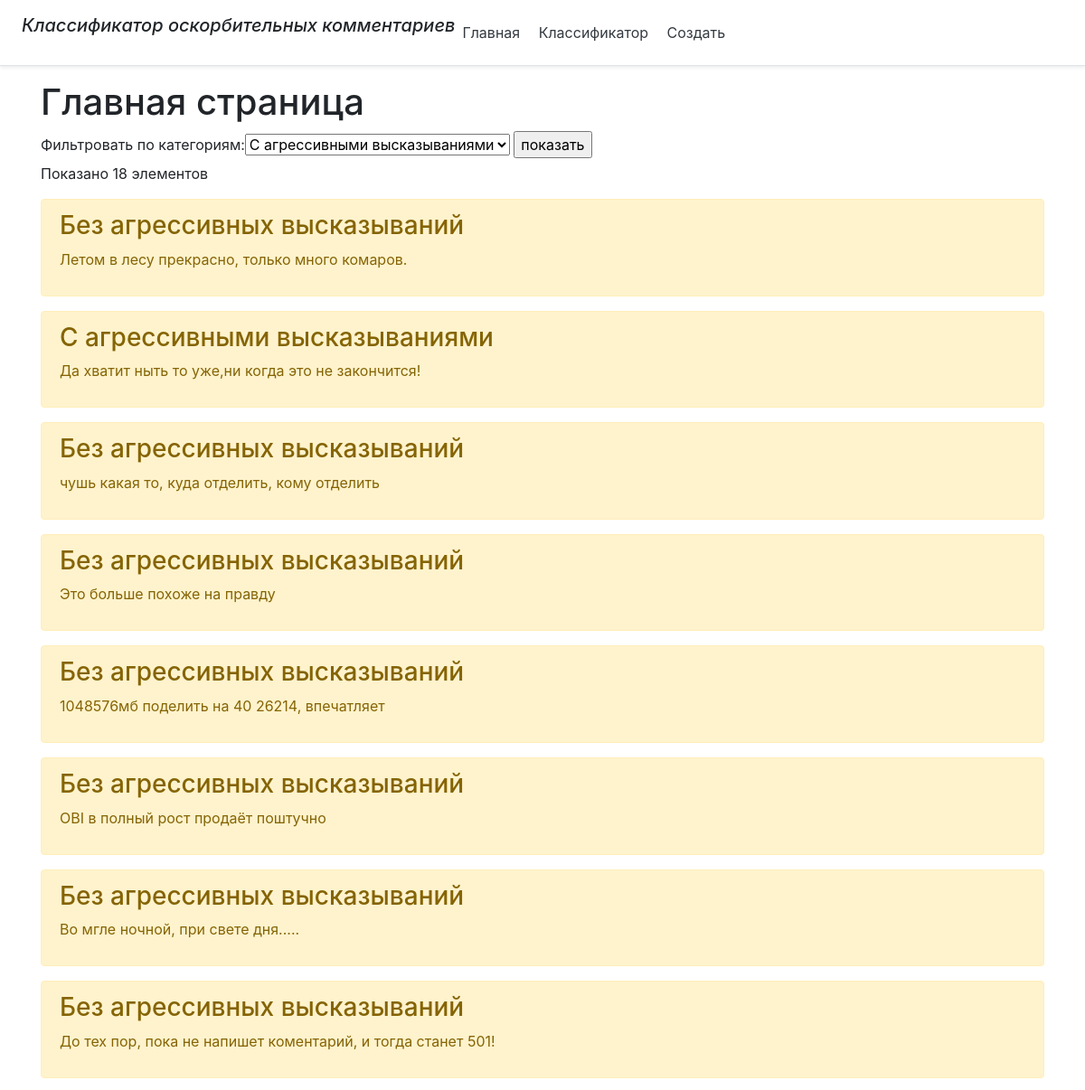
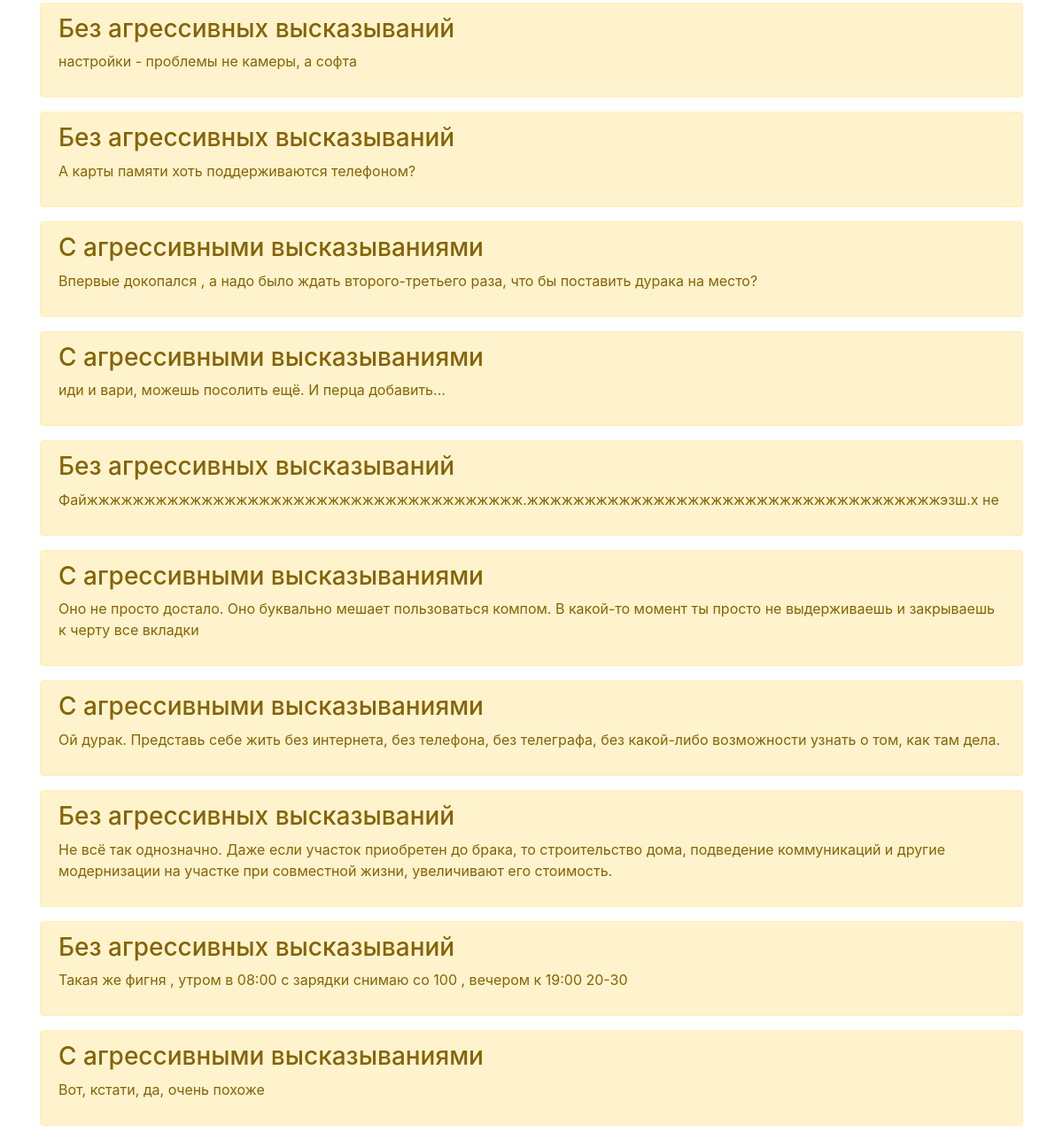
The page / on the database its author committed (2 pictures, top to bottom).
### badword/models.py (models this page shows, shortened)
class Task(models.Model):
    title = models.CharField('Название', max_length=50)
    task = models.TextField('Описание')
    class Meta:
        verbose_name = 'Задача'
        verbose_name_plural = 'Задачи'

### badword/views.py (the view)
# urls.py: path('', views.index, name='home'),
def index(request):
    tasks = Task.objects.all()
    count = tasks.count()
    choises = TextModel.objects.all()
    answer = ''
    kateg = ''
    if request.method == 'POST':
        answer = request.POST.get('filter_by')
        kateg = "в категории " + str(TextModel.objects.get(title=answer))
        tasks = Task.objects.filter(title=answer)
        count = tasks.count()
    formSecond = FiltCat()
    context = {
        'title': 'Главная страница сайта',
        'tasks': tasks,
        'count': count,
        'kateg': kateg,
        'choises': choises
    }
    return render(request, 'badword/index.html', context)

### badword/templates/badword/index.html (shortened to what this page needs)
{% extends 'badword/base.html' %}
{% block content %}
    <h1>Главная страница</h1>
<form method="post">
    <div class="dropdown-content">
     <form action="PageObjects" method="post">
           <tr><th><label for="id_filter_by">Фильтровать по категориям:</label></th><td><select id="id_filter_by" name="filter_by" required>
               {% for temp in choises %}
         <option value="{{ temp.title }}">{{ temp.title }}</option>
    {% endfor %}
           </select>
            <input type="submit" value="показать">
    </div>
    <label class="form-label">Показано {{count}} элементов  {{kateg}}</label>
    {% if tasks %}
        {% for el in tasks %}
            <div class="alert alert-warning mt-2">
                <h3>{{ el.title }}</h3>
                <p>{{ el.task }}</p>
            </div>
        {% endfor %}
    {% else %}
        <p> Нет записей </p>
    {% endif %}
{% endblock %}

### badword/templates/badword/base.html (shortened to what this page needs)
<!DOCTYPE html>
<html lang="ru">
<head>
    <link rel="stylesheet" href="https://stackpath.bootstrapcdn.com/bootstrap/4.5.2/css/bootstrap.min.css">
   </head>
<body>
   <header class="d-flex flex-column flex-md-row align-items-center p-3 px-md-4 mb-3 bg-white border-bottom shadow-sm">
  <dl><p class="h5 my-0 me-md-auto fw-normal " style="font-style: italic">Классификатор оскорбительных комментариев</p></dl>
  <nav class="my-2 my-md-0 me-md-3">
    <a class="p-2 text-dark" href="{% url 'home' %}">Главная </a>
    <a class="p-2 text-dark" href="{% url 'about' %}">Классификатор</a>
      <a class="p-2 text-dark" href="{% url 'create' %}">Создать</a>
  </nav>
       </header>
   <div class="container">
       {% block content %}{% endblock %}
   </div>
</body>
</html>

### rows shown on the page
Task: title "Без агрессивных высказываний", task "Летом в лесу прекрасно, только много комаров."
Task: title "С агрессивными высказываниями", task "Да хватит ныть то уже,ни когда это не закончится!"
Task: title "Без агрессивных высказываний", task "чушь какая то, куда отделить, кому отделить"
Task: title "Без агрессивных высказываний", task "Это больше похоже на правду"
Task: title "Без агрессивных высказываний", task "1048576мб поделить на 40 26214, впечатляет"
Task: title "Без агрессивных высказываний", task "OBI в полный рост продаёт поштучно"
Task: title "Без агрессивных высказываний", task "Во мгле ночной, при свете дня....."
Task: title "Без агрессивных высказываний", task "До тех пор, пока не напишет коментарий, и тогда станет 501!"
Task: title "Без агрессивных высказываний", task "настройки - проблемы не камеры, а софта"
Task: title "Без агрессивных высказываний", task "А карты памяти хоть поддерживаются телефоном?"
Task: title "С агрессивными высказываниями", task "Впервые докопался , а надо было ждать второго-третьего раза, что бы поставить дурака на место?"
Task: title "С агрессивными высказываниями", task "иди и вари, можешь посолить ещё. И перца добавить..."
Task: title "Без агрессивных высказываний", task "Файжжжжжжжжжжжжжжжжжжжжжжжжжжжжжжжжжжжжжж.жжжжжжжжжжжжжжжжжжжжжжжжжжжжжжжжжжжжэзш.х не"
Task: title "С агрессивными высказываниями", task "Оно не просто достало. Оно буквально мешает пользоваться компом. В какой-то момент ты просто не выдерживаешь и закрываешь к черту все вкладки"
Task: title "С агрессивными высказываниями", task "Ой дурак. Представь себе жить без интернета, без телефона, без телеграфа, без какой-либо возможности узнать о том, как там дела."
Task: title "Без агрессивных высказываний", task "Не всё так однозначно. Даже если участок приобретен до брака, то строительство дома, подведение коммуникаций и другие модернизации на участке при совместной жизни, увеличивают его стоимость."
Task: title "Без агрессивных высказываний", task "Такая же фигня , утром в 08:00 с зарядки снимаю со 100 , вечером к 19:00 20-30"
Task: title "С агрессивными высказываниями", task "Вот, кстати, да, очень похоже"

### other values the page prints
{{ count }} "18"
form field filter_by "С агрессивными высказываниями"
